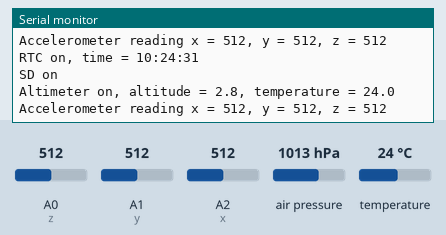
A sketch run on a simulated Arduino Uno, built with avr-gcc and run on an emulated ATmega328P. Parts: the last lines printed to the serial monitor. Inputs (shaded band) come from the test bench; at power-on: air pressure 1013 hPa, A0 (z) = 512, A1 (y) = 512, A2 (x) = 512, temperature 24 °C. The local clock reads 2024-03-15 10:24:30 at power-on unless the sketch sets it; storage starts empty.

Above: at 1.9 s.
2.0 s: air pressure set to 952 hPa
At 2.9 s:
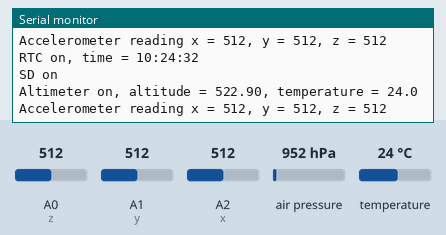
3.5 s: A0 (z) set to 716
At 4.8 s:
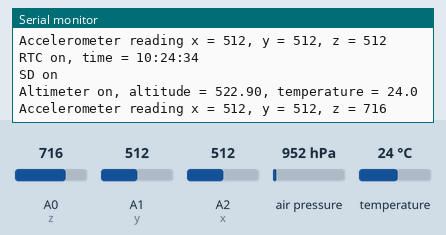
5.0 s: A1 (y) set to 716
At 6.1 s:
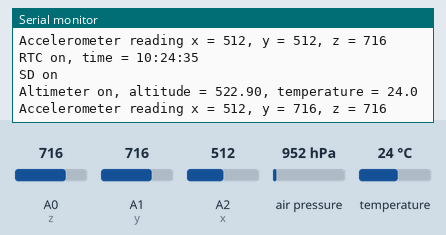
6.5 s: A2 (x) set to 716
At 7.9 s:
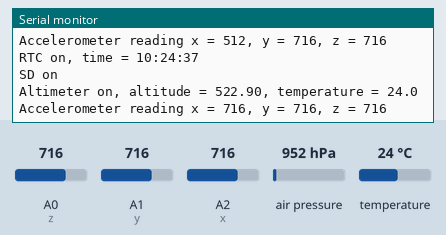
8.0 s: temperature set to 12 °C
At 9.3 s:
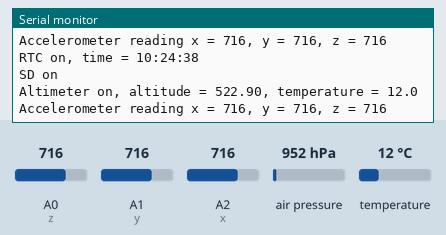
9.5 s: A0 (z) set to 992
At 10.4 s:
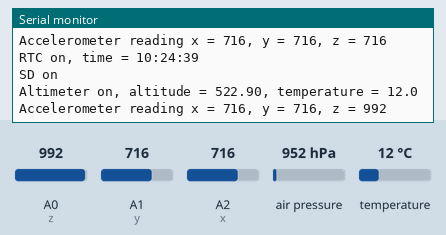
Timing chart, 0 to 12.0 s (numbered marks = the images above; inputs shaded):
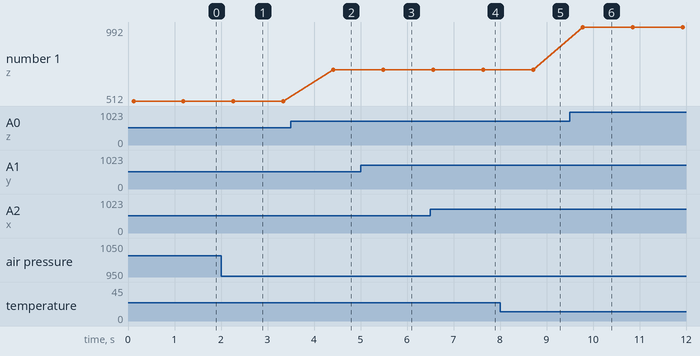

Measured:
- after the input at 2.0 s, the serial monitor: prints a new line after 0.21 s (image 1)
- after the input at 3.5 s, the serial monitor: prints a new line after 0.91 s (image 2)
- after the input at 5.0 s, the serial monitor: prints a new line after 0.49 s (image 3)
- after the input at 6.5 s, the serial monitor: prints a new line after 1.1 s (image 4)
- after the input at 8.0 s, the serial monitor: prints a new line after 0.65 s (image 5)
- after the input at 9.5 s, the serial monitor: prints a new line after 0.28 s (image 6)
- plotted number 1: 512 → 716 after the input at 3.5 s, 716 → 992 after the input at 9.5 s

The sketch:

componenttest.ino
```cpp
// SDA to A4
// SCL to A5

// MOSI - pin 11
// MISO - pin 12
// CLK - pin 13
// CS - pin 10
// CD - nothing
// 3v - nothing

#include <Wire.h>
#include <Adafruit_MPL3115A2.h>
#include "RTClib.h"
#include <SD.h>

Adafruit_MPL3115A2 altimeter = Adafruit_MPL3115A2();
RTC_DS1307 RTC;

const int chipSelect = 10;
const int z = A0;
const int y = A1;
const int x = A2;

char* fileCharArray;

bool rtcOn = true;
bool altimeterOn = true;
bool sdOn = true;

void setup() {
    Serial.begin(9600);
    Wire.begin();

    if (!RTC.begin()) {
      Serial.println("RTC startup failed");
      rtcOn = false;
    }

    if (!altimeter.begin()) {
        Serial.println("Altimeter startup failed");
        altimeterOn = false;
    }

    if (!SD.begin(chipSelect)) {
        Serial.println("SD startup failed");
        sdOn = false;
    } else {
      createFile();
    }

    pinMode(z, INPUT);
    pinMode(y, INPUT);
    pinMode(x, INPUT);
}

// creates a file named with the date plus a numeric extension
// stores that in the file global variable
void createFile() {
    DateTime dateTime = RTC.now();

    int ARRAY_SIZE = 20;

    fileCharArray = new char[ARRAY_SIZE];
    String nameToUse = String(dateTime.month()) +
    String(dateTime.day());

    nameToUse.toCharArray(fileCharArray, ARRAY_SIZE, 0);
    String tempName = nameToUse;
    int i = 0;
    while (SD.exists(fileCharArray)) {
        i++;
        tempName = nameToUse + String(i);
        tempName.toCharArray(fileCharArray, ARRAY_SIZE, 0);
    }

    File file = SD.open(fileCharArray, FILE_WRITE);
    file.println("Date,Meters,Celsius,X,Y,Z");
    file.close();
}

void loop() {
  testRtc();
  testSd();
  testAltimeter();
  testAccelerometer();
  delay(1000);
}

void testRtc() {
    if (rtcOn) {
    DateTime now = RTC.now();
    String time = "RTC on, time = " +
      String(now.hour()) + ':' +
      String(now.minute()) + ':' +
      String(now.second());

    Serial.println(time);
  } else {
    if (!RTC.begin()) {
      Serial.println("RTC startup failed");
      rtcOn = false;
    } else {
      Serial.println("RTC startup succeeded");
      rtcOn = true;
    }
  }
}

void testSd() {
  if (sdOn) {
    Serial.println("SD on");
  } else {
    if (!SD.begin()) {
      Serial.println("SD startup failed");
      sdOn = false;
    } else {
      Serial.println("SD startup succeeded");
      sdOn = true;
    }
  }
}

void testAltimeter() {
  if (altimeterOn) {
    String altimeterString =  "Altimeter on, altitude = " +
      String(floatToString(altimeter.getAltitude())) + ", temperature = " +
      String(floatToString(altimeter.getTemperature()));
    Serial.println(altimeterString);
  } else {
    if (!altimeter.begin()) {
      Serial.println("Altimeter startup failed");
      altimeterOn = false;
    } else {
      Serial.println("Altimeter startup succeeded");
      altimeterOn = true;
    }
  }
}

void testAccelerometer() {
  String accelerometerString = "Accelerometer reading x = " + String(analogRead(x)) +
    ", y = " + String(analogRead(y)) +
    ", z = " + String(analogRead(z));
  Serial.println(accelerometerString);
}

String floatToString(float x) {
  long beforeDecimal = x;

  x = x * 100;

  int afterDecimal = ((long) x) % 100;

  return String(beforeDecimal) + "." + String(afterDecimal);
}
```
